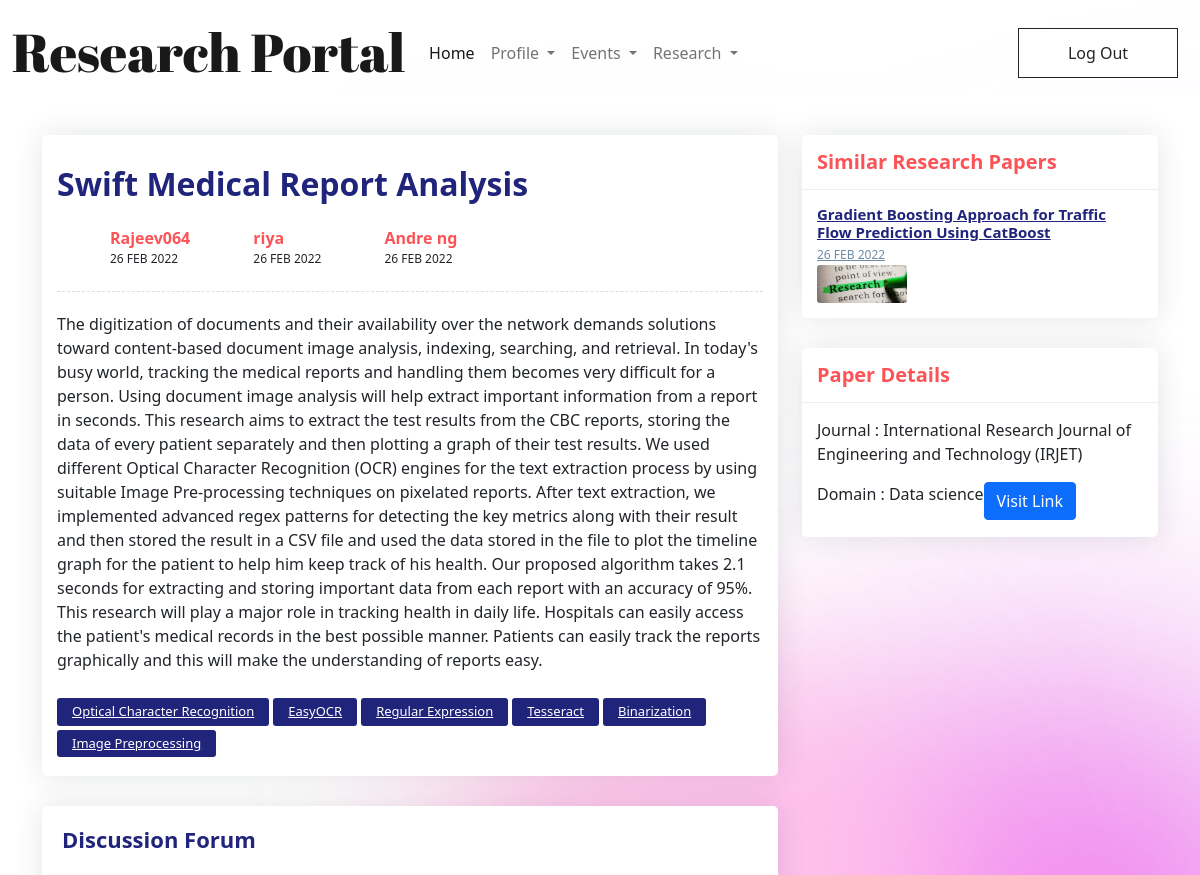
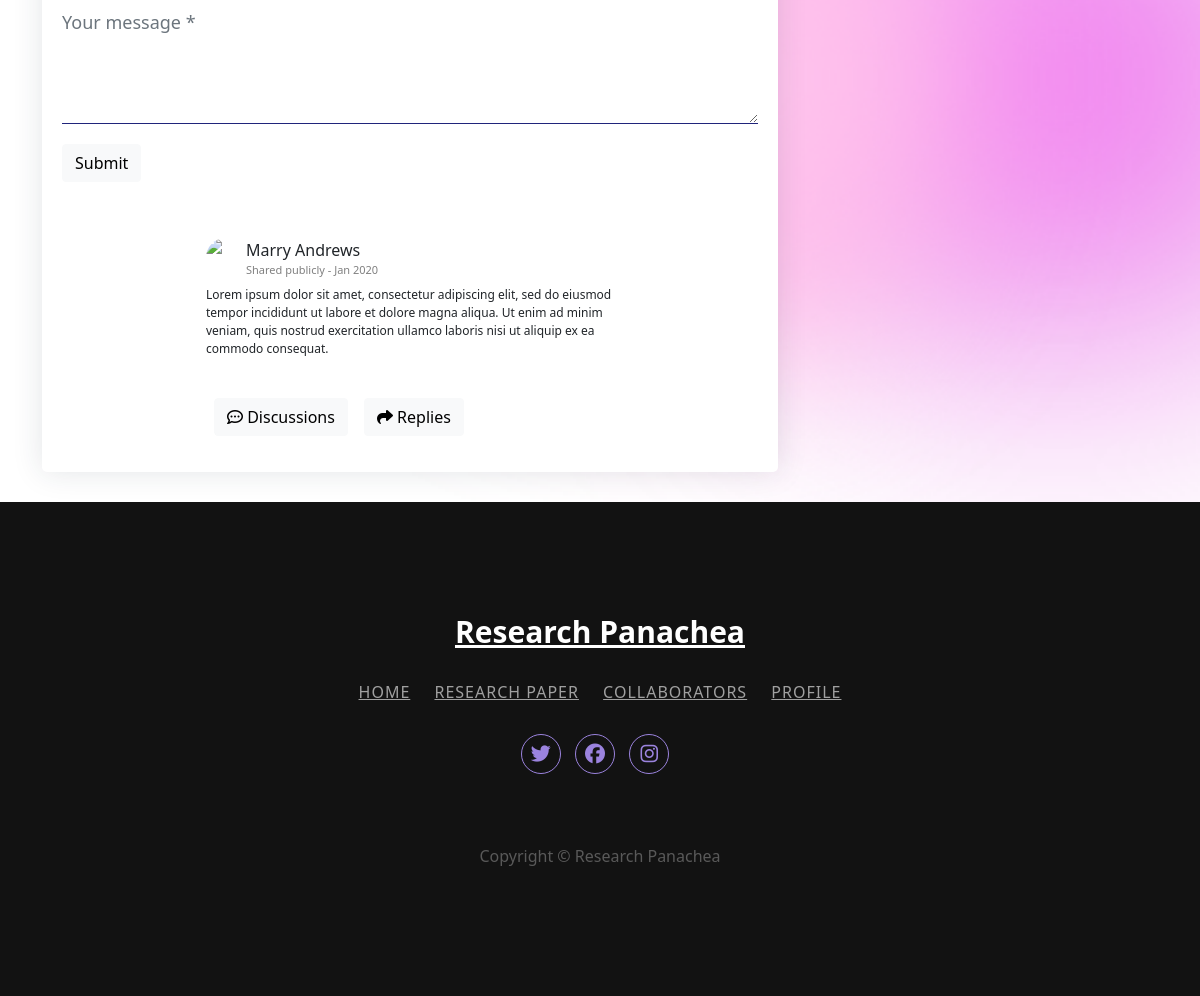
Page /viewresearchpaper/1 on the committed database (2 pictures, top to bottom).
### users/models.py (models this page shows)
class ResearchPapers(models.Model):
    title = models.CharField(max_length=500)
    abstract = models.TextField()
    collab_ids = models.CharField(max_length=500, null=True)
    conference_name = models.CharField(max_length=200,null=True)
    journal_name = models.CharField(max_length=200,null=True)
    domain = models.CharField(max_length=200, null=True)
    keywords = models.TextField(null=True)
    doi = models.CharField(max_length=300,null=True)
    media = models.FileField(upload_to = 'users_media/research_papers',null=True)
    url = models.TextField(null=True)
    published_date = models.DateTimeField(null=True)
    created_at = models.DateTimeField(auto_now_add=True)

### users/views.py (the view)
# urls.py: path('viewresearchpaper/<rid>',views.viewresearchpaper, name = "viewresearchpaper"),
def viewresearchpaper(request, rid):
    if request.method == "GET":
        paper = ResearchPapers.objects.filter(id = rid)[0]
        p_user = UserResearch.objects.filter(research_id= paper.id)[0]
        p_user = Users.objects.filter(id  = p_user.user_id)[0]
        p_username = p_user.username
        p_keywords = paper.keywords.split(';')
        p_collabs = paper.collab_ids.split(';')
        mat = research_mat(data)
        sim = np.dot(mat , mat.T)
        output = sim[paper.id]
        print(sim.shape)
        print(len(output))
        print(output)
        print(type(rid))
        sim_papers = [idx for idx in range(len(output)) if output[idx]>=1 and idx!=int(rid)]
        print(sim_papers)
        similar_papers = []
        for p in sim_papers:
            similar_papers.append(ResearchPapers.objects.filter(id = p)[0])
        sim_usernames = []
        for r in similar_papers:
            r.abstract = r.abstract[:300]+"...."
            r_user = UserResearch.objects.filter(research_id= r.id)[0]
            u = Users.objects.filter(id= r_user.user_id)[0]
            sim_usernames.append(u.username)
        context = {
            'paper':paper,
            'sim_papers':similar_papers,
            'sim_usernames':sim_usernames,
            'p_username':p_username,
            'p_keywords':p_keywords,
            'p_collabs':p_collabs
        }
        return render(request, 'rpdetails.html',context)

### templates/rpdetails.html (shortened to what this page needs)
{% load static %} {% load index %}
<!DOCTYPE html>
<html lang="en">
  <head>
    <link
      href="https://cdn.jsdelivr.net/npm/bootstrap@5.0.2/dist/css/bootstrap.min.css"
      rel="stylesheet"
    />
    <link
      rel="stylesheet"
      type="text/css"
      href="{% static 'css/rpdetail.css' %}"
    />
  </head>
  <body style="background-image: url('../static/img/light-bg.png')">
    <nav id="mynav" class="navbar fixed-top navbar-expand-lg navbar-light">
      <div class="container-fluid">
        <a class="navbar-brand" href="#">Research Portal</a>
        <div class="collapse navbar-collapse" id="navbarSupportedContent">
          <ul class="navbar-nav me-auto mb-2 mb-lg-0">
            <li class="nav-item">
              <a class="nav-link active" aria-current="page" to="/">Home</a>
            </li>
            <li class="nav-item dropdown">
              <a
                class="nav-link dropdown-toggle"
                href="#"
                id="navbarDropdown"
                role="button"
                data-bs-toggle="dropdown"
                aria-expanded="false"
              >
                Profile
              </a>
            </li>
            <li class="nav-item dropdown">
              <a
                class="nav-link dropdown-toggle"
                href="#"
                id="navbarDropdown"
                role="button"
                data-bs-toggle="dropdown"
                aria-expanded="false"
              >
                Events
              </a>
            </li>
            <li class="nav-item dropdown">
              <a
                class="nav-link dropdown-toggle"
                href="#"
                id="navbarDropdown"
                role="button"
                data-bs-toggle="dropdown"
                aria-expanded="false"
              >
                Research
              </a>
            </li>
          </ul>
          <form class="d-flex">
            <button type="button" class="btn btn-outline-dark navbar-btn">
              Log Out
            </button>
          </form>
        </div>
      </div>
    </nav>
    <div class="blog-single" style="margin-top: 90px">
      <div class="container">
        <div class="row align-items-start">
          <div class="col-lg-8 m-15px-tb">
            <article class="article">
              <div class="article-title">
                <h2>{{paper.title}}</h2>
                <div class="media d-flex">
                  {% for pc in p_collabs %}
                  <div class="avatar">
                  </div>
                  <div class="media-body" style="margin-right: 10px">
                    <label>{{pc}}</label>
                    <span>26 FEB 2022</span>
                  </div>
                  {% endfor %}
                </div>
              </div>
              <div class="article-content">
                <p>{{paper.abstract}}</p>
              </div>
              <div class="nav tag-cloud">
                {% for key in p_keywords %}
                <a href="#">{{key}}</a>
                {% endfor %}
              </div>
            </article>
            <div class="contact-form article-comment">
              <h4>Discussion Forum</h4>
              <form id="contact-form" method="POST">
                <div class="row">
                  <div class="col-md-12">
                    <div class="form-group">
                      <textarea
                        name="message"
                        id="message"
                        placeholder="Your message *"
                        rows="4"
                        class="form-control"
                      ></textarea>
                    </div>
                  </div>
                  <div class="col-md-12">
                    <div class="send">
                      <button class="btn btn-light">
                        <span>Submit</span>
                      </button>
                    </div>
                  </div>
                </div>
              </form>
              <div class="container mt-5">
                <div class="d-flex justify-content-center row">
                  <div class="col-md-8">
                    <div
                      class="d-flex flex-column comment-section"
                      id="myGroup"
                    >
                      <div class="bg-white p-2">
                        <div class="d-flex flex-row user-info">
                          <img
                            class="rounded-circle"
                            src="https://i.imgur.com/RpzrMR2.jpg"
                            width="40"
                          />
                          <div
                            class="d-flex flex-column justify-content-start ml-2"
                          >
                              Marry Andrews</span
                            ><span class="date text-black-50"
                              >Shared publicly - Jan 2020</span
                            >
                          </div>
                        </div>
                        <div class="mt-2">
                          <p class="comment-text">
                            Lorem ipsum dolor sit amet, consectetur adipiscing
                            elit, sed do eiusmod tempor incididunt ut labore et
                            dolore magna aliqua. Ut enim ad minim veniam, quis
                            nostrud exercitation ullamco laboris nisi ut aliquip
                            ex ea commodo consequat.
                          </p>
                        </div>
                      </div>
                      <div class="bg-white p-2">
                        <div class="d-flex flex-row fs-12">
                          <div
                            class="like p-2 cursor action-collapse"
                            data-toggle="collapse"
                            aria-expanded="true"
                            aria-controls="collapse-1"
                            href="#collapse-1"
                          >
                            <button
                              class="btn btn-light"
                              type="button"
                              data-bs-toggle="collapse"
                              data-bs-target="#collapseExample"
                              aria-expanded="false"
                              aria-controls="collapseExample"
                            >
                              <i class="fa fa-commenting-o"></i>
                              <span class="ml-1">Discussions</span>
                            </button>
                          </div>
                          <div
                            class="like p-2 cursor action-collapse"
                            data-toggle="collapse"
                            aria-expanded="true"
                            aria-controls="collapse-1"
                            href="#collapse-1"
                          >
                            <button
                              class="btn btn-light"
                              type="button"
                              data-bs-toggle="collapse"
                              data-bs-target="#collapseExample2"
                              aria-expanded="false"
                              aria-controls="collapseExample"
                            >
                              <i class="fa fa-share"></i>
                              <span class="ml-1">Replies</span>
                            </button>
                          </div>
                        </div>
                      </div>
                    </div>
                  </div>
                </div>
              </div>
            </div>
          </div>
          <div class="col-lg-4 m-15px-tb blog-aside">
            <div class="widget widget-latest-post">
              <div class="widget-title">
                <h3>Similar Research Papers</h3>
              </div>
              <div class="widget-body">
                {% for sim in sim_papers %}
                <div class="latest-post-aside media">
                  <div class="lpa-left media-body">
                    <div class="lpa-title">
                      <h5>
                        <a href="/viewresearchpaper/{{sim.id}}">{{sim.title}}</a>
                      </h5>
                    </div>
                    <div class="lpa-meta">
                      <a class="date" href="#"> 26 FEB 2022 </a>
                    </div>
                  </div>
                  <div class="lpa-right">
                    <a href="#">
                      <img
                        src="{% static 'img/research-paper-default.jpeg' %}"
                        title=""
                        alt=""
                      />
                    </a>
                  </div>
                </div>
                {% endfor %}
              </div>
            </div>
            <div class="widget widget-tags">
              <div class="widget-title">
                <h3>Paper Details</h3>
              </div>
              <div class="widget-body">
                <div class="nav tag-cloud">
                  {% if paper.journal_name %}
                  <p>Journal : {{paper.journal_name}}</p>
                  <br />
                  {% elif paper.conference_name%}
                  <p>Conference :{{paper.conference_name}}</p>
                  <br />
                  {% endif %}
                  <p>Domain : {{paper.domain}}</p>
                  <br />
                  {% if paper.url %}
                  <br/>
                  <p>
                    <form method="GET" action="{{paper.url}}">
                    <button class="btn btn-primary" type="submit" value="Visit">Visit Link</button>
                    </form>
                  </p>
                  {% endif %}
                </div>
              </div>
            </div>
          </div>
        </div>
      </div>
    </div>
    <footer class="footer-07">
      <div class="container">
        <div class="row justify-content-center">
          <div class="col-md-12 text-center">
            <h2 class="footer-heading">
              <a href="#" class="logo">Research Panachea</a>
            </h2>
            <p class="menu">
              <a href="#">Home</a>
              <a href="#">Research Paper</a>
              <a href="#">Collaborators</a>
              <a href="#">Profile</a>
            </p>
            <ul class="ftco-footer-social p-0">
              <li class="ftco-animate">
                <a
                  href="#"
                  data-toggle="tooltip"
                  data-placement="top"
                  title="Twitter"
                  ><span class="fab fa-twitter"></span
                ></a>
              </li>
              <li class="ftco-animate">
                <a
                  href="#"
                  data-toggle="tooltip"
                  data-placement="top"
                  title="Facebook"
                  ><span class="ion-logo-facebook"
                    ><i class="fab fa-facebook"></i></span
                ></a>
              </li>
              <li class="ftco-animate">
                <a
                  href="#"
                  data-toggle="tooltip"
                  data-placement="top"
                  title="Instagram"
                  ><span class="fab fa-instagram"></span
                ></a>
              </li>
            </ul>
          </div>
        </div>
        <div class="row mt-5">
          <div class="col-md-12 text-center">
            <p class="copyright">Copyright &copy; Research Panachea</p>
          </div>
        </div>
      </div>
    </footer>
  </body>
</html>

### rows in the picture
ResearchPapers: title "Swift Medical Report Analysis", abstract "The digitization of documents and their availability over the network demands solutions toward content-based document image analysis, indexing, searching, and retrieval. In today's busy world, tracking the medical reports and handling them becomes very difficult for a person. Using document image analysis will help extract important information from a report in seconds. This research aims to extract the test results from the CBC reports, storing the data of every patient separately and then plotting a graph of their test results. We used different Optical Character Recognition (OCR) engines for the text extraction process by using suitable Image Pre-processing techniques on pixelated…", journal_name "International Research Journal of Engineering and Technology (IRJET)", domain "Data science"
ResearchPapers: title "Gradient Boosting Approach for Traffic Flow Prediction Using CatBoost"

### other values in the picture
{{ pc }} "Rajeev064" "riya" "Andre ng"
{{ key }} "Optical Character Recognition" "EasyOCR" "Regular Expression" "Tesseract" "Binarization" "Image Preprocessing"
